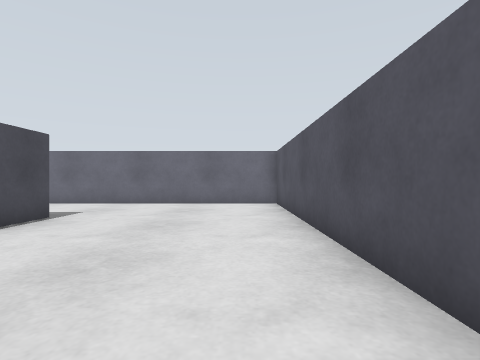
[1] (above)

17 first-person views from a walk through a robot-simulator world made for Gazebo. The camera is 0.09 m above the floor, looks level and sees 80° across. The floor is counted in squares, 0.1 m on a side. Each view is taken from the middle of a square. On the plan, view 1 faces up. The plan holds only what a view shows up to about 11 squares ahead; the rest is blank. The place goes on beyond the plan.

[2]
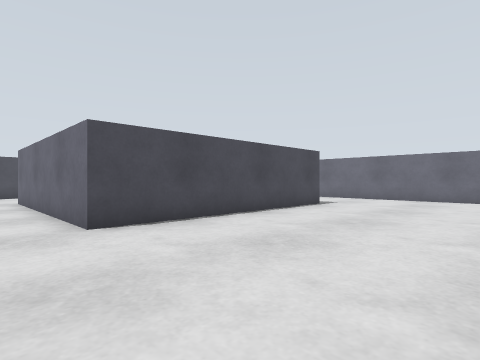

[3]
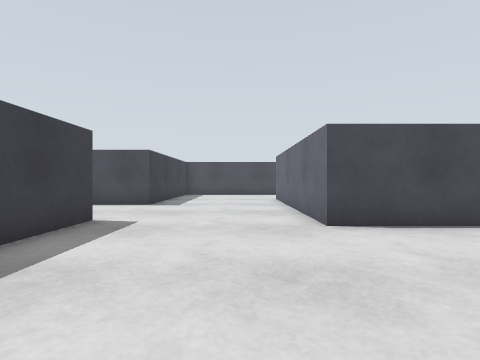

[4]
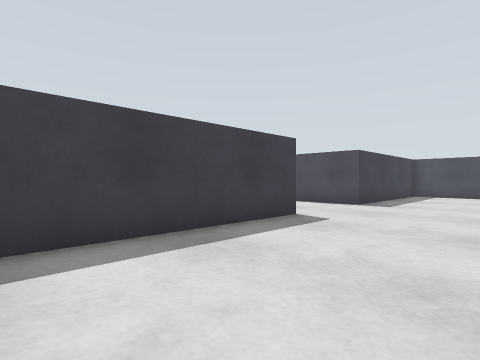

[5]
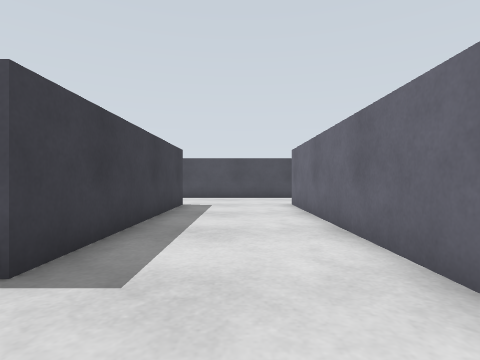

[6]
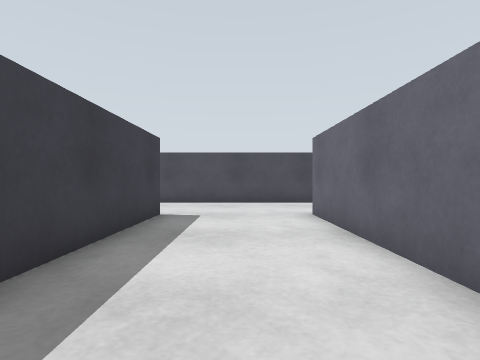

[7]
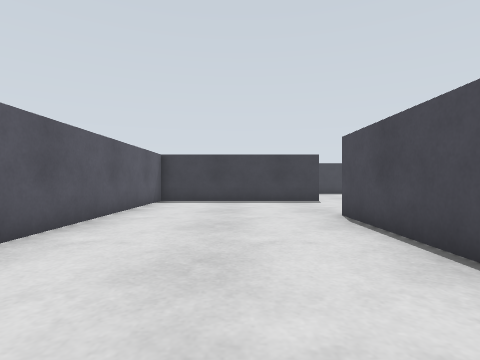

[8]
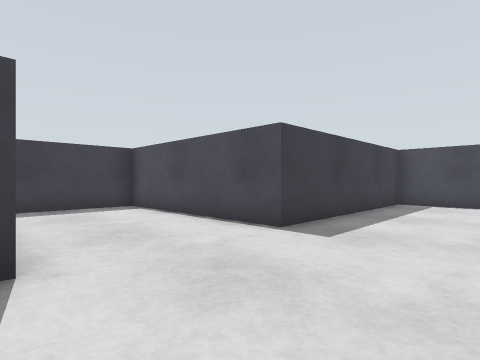

[9]
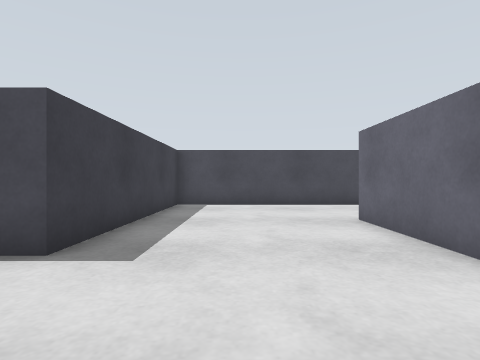

[10]
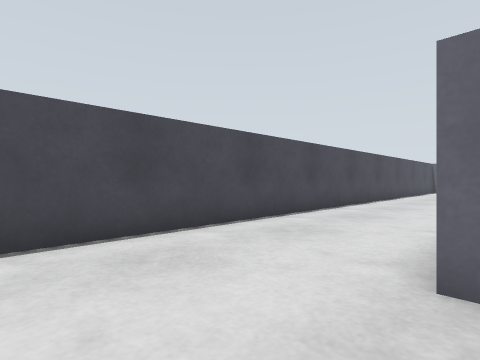

[11]
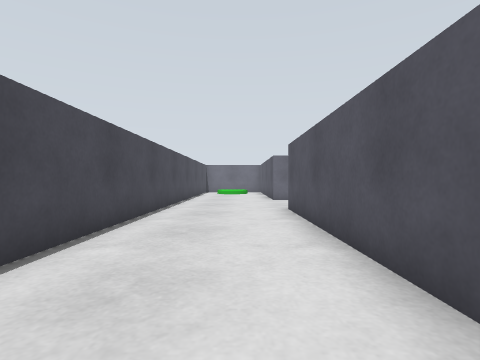

[12]
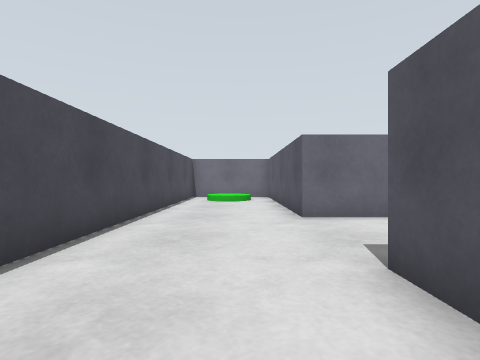

[13]
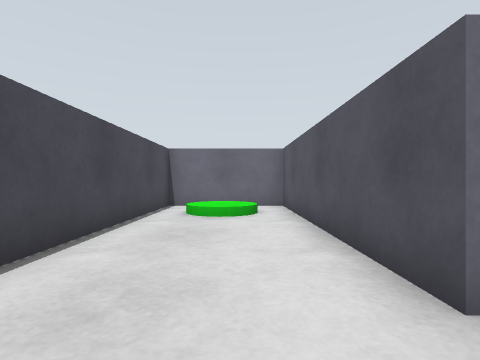

[14]
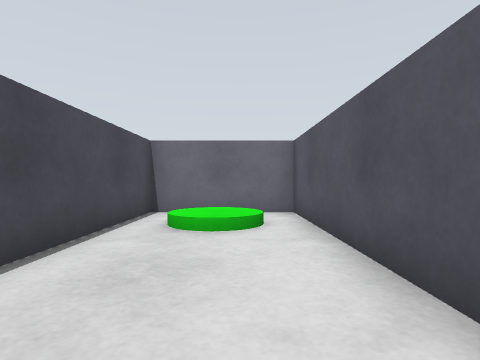

[15]
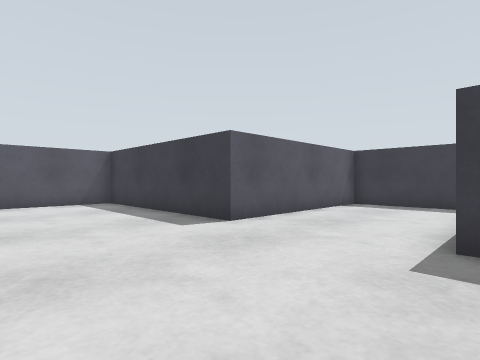

[16]
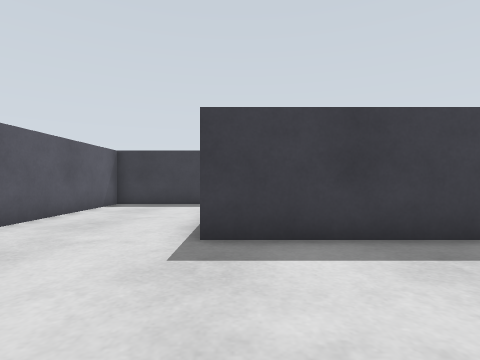

[17]
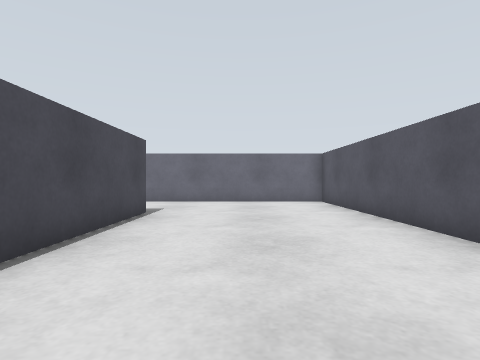

### Floor plan
Points are (right, up) in squares from view 1. A wall is a line through its corners. A room is listed if a view was taken in it or the views show most of it. See-through windows are left out.
Room 1 (views 1, 2, 3, 4, 5, 6, 7, 8, 17)
walls: (-5.4, -6.3) (1.4, -6.3) (1.4, 10.9) (-12.5, 10.9); (-12.5, 6.9) (-4.6, 6.9) (-4.6, -1.3) (-5.6, -1.3)
ways out: opening at (-12.3, 9) to room 2; opening at (-5, -4) to room 2
Room 2 (views 9, 10, 11, 12, 13, 14, 15, 16)
walls: (-12.5, -0.2) (-12.5, 6.9); (-5.6, -1.3) (-12.5, -1.3); (-12.5, 10.9) (-12.5, 19) (-16.5, 19) (-16.5, -6.3) (-9.4, -6.3) (-9.4, -12.7) (-5.4, -12.7) (-5.4, -6.3)
ways out: opening at (-12.3, 9) to room 1; opening at (-5, -4) to room 1

Positions as (right, up) in squares from view 1, and headings:
1: (0, 0), facing up
2: (1, -3), facing up-left
3: (1, -3), facing left
4: (1, -2), facing down-left
5: (-2, 9), facing left
6: (-5, 9), facing left
7: (-2, 6), facing down
8: (-5, -3), facing down-left
9: (-6, -4), facing left
10: (-12, -4), facing up-left
11: (-14, -2), facing up
12: (-14, 4), facing up
13: (-14, 9), facing up
14: (-14, 11), facing up
15: (-10, -2), facing down-right
16: (-10, -2), facing down
17: (-2, -1), facing up
